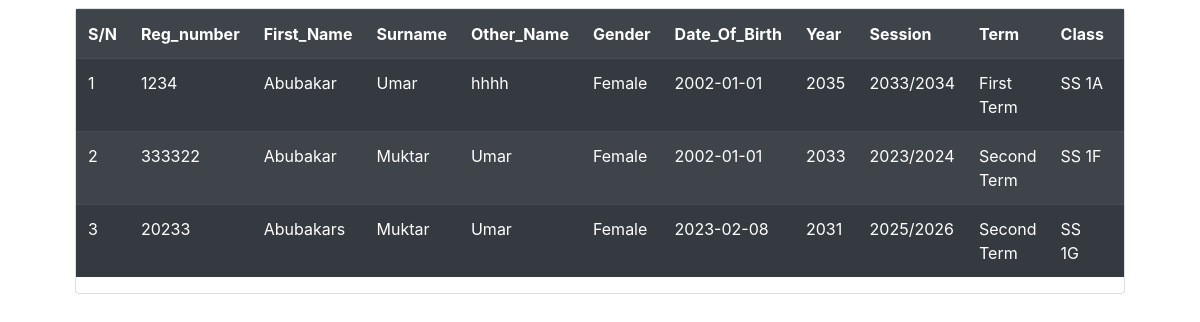
Screenshot of /student_table.php with the database file from the repository.
### tables this page shows
CREATE TABLE `st_data` (
  `id` int(200) NOT NULL,
  `reg_number` varchar(50) NOT NULL,
  `first_name` varchar(100) NOT NULL,
  `surname` varchar(100) NOT NULL,
  `other_name` varchar(100) NOT NULL,
  `gender` varchar(50) NOT NULL,
  `date_birth` varchar(20) NOT NULL,
  `year` varchar(20) NOT NULL,
  `sessions` varchar(50) NOT NULL,
  `term` varchar(50) NOT NULL,
  `classs` varchar(50) NOT NULL,
  `mail` varchar(50) NOT NULL,
  `parent_gsm` varchar(50) NOT NULL,
  `nin_number` varchar(50) NOT NULL,
  `image` varchar(50) NOT NULL
);

### student_table.php (the view, shortened to what this page needs)
<!DOCTYPE html>
<html>
<head>
	<link rel="stylesheet" type="text/css" href="bootstrap-4.6.2-dist/css/bootstrap.min.css">
</head>
<body>
	<div class="container-fluid" style="width: 90%;">
	<div class="card mt-2 mx-auto">
	<div class="card-dody">
	<table class="table table-responsive table-dark table-striped table-hover">
		<tr>
			<th>S/N</th>
			<th>Reg_number</th>
            <th>First_Name</th>
            <th>Surname</th>
            <th>Other_Name</th>
            <th>Gender</th>
            <th>Date_Of_Birth</th>
            <th>Year</th>
            <th>Session</th>
            <th>Term</th>
            <th>Class</th>
            <th>Mail</th>
		</tr>
			<?php
				include "conns.php";
				$select = "SELECT * FROM st_data";
				$result = mysqli_query($connection, $select);
				$sn=0;
				if(mysqli_num_rows($result) > 0){
					while($row = mysqli_fetch_array($result)){
						$sn++;
						$id = $row['id'];
                		$reg_number = $row['reg_number'];
                		$first_name = $row['first_name'];
                		$surname = $row['surname'];
                		$other_name = $row['other_name'];
                		$gender = $row['gender'];
                		$date_birth = $row['date_birth'];
                		$year = $row['year'];
                		$sessions = $row['sessions'];
                		$term = $row['term'];
                		$classs = $row['classs'];
                		$mail = $row['mail'];
                		$parent_gsm = $row['parent_gsm'];
                		$nin_number = $row['nin_number'];
						echo "<tr><td>".$sn."</td>
							  <td>".$reg_number."</td>
                        	  <td>".$first_name."</td>
                        	  <td>".$surname."</td>
                        	  <td>".$other_name."</td>
                        	  <td>".$gender."</td>
                        	  <td>".$date_birth."</td>
                        	  <td>".$year."</td>
                        	  <td>".$sessions."</td>
                        	  <td>".$term."</td>
                        	  <td>".$classs."</td>
                        	  <td>".$mail."</td>
                        	  <td>".$parent_gsm."</td>
                        	  <td>".$nin_number."</td>
							  <td>
							  	<a href='student_update.php? id=$id' class='btn btn-primary'>Edit</a>
							  </td>
							  <td>
							  	<a href='#' class='btn btn-danger' data-target='#mymodal$id' data-toggle='modal'>Delete</a>
							  </td>
							  <div class='modal fade' id='mymodal$id'>
								<div class='modal-dialog'>
									<div class='modal-content'>
										<div class='modal-header'>
											<div class='modal-title'>
												<h4>Hi Muhammda Umar Kabir!</h4>
											</div>
										</div>
										<div class='modal-body'>
											<p>Are You Sure You Want To Delete The Recoard From The School Or Not!!</p>
										</div>
										<div class='modal-footer'>
											<a href='#' class='btn btn-primary' data-dismiss='modal'>Cancle</a>
											<a href='student_delete.php? id=$id' class='btn btn-danger'>Delete</a>
										</div>
									</div>
								</div>
								</div></tr>";
					}
				}
			?>
	</table>
	</div>
	</div>
</div>
</body>
</html>

### rows the page displays
st_data: reg_number "1234", first_name "Abubakar", surname "Umar", other_name "hhhh", gender "Female", date_birth "2002-01-01", year "2035", sessions "2033/2034", term "First Term", classs "SS 1A"
st_data: reg_number "333322", first_name "Abubakar", surname "Muktar", other_name "Umar", gender "Female", date_birth "2002-01-01", year "2033", sessions "2023/2024", term "Second Term", classs "SS 1F"
st_data: reg_number "20233", first_name "Abubakars", surname "Muktar", other_name "Umar", gender "Female", date_birth "2023-02-08", year "2031", sessions "2025/2026", term "Second Term", classs "SS 1G"
